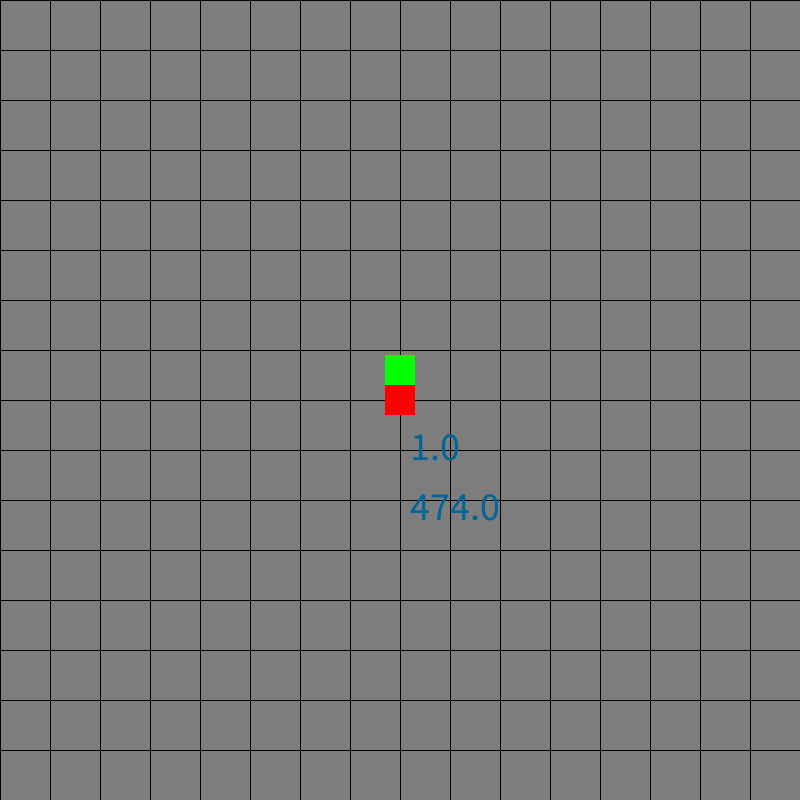
Frame 1 (no input)
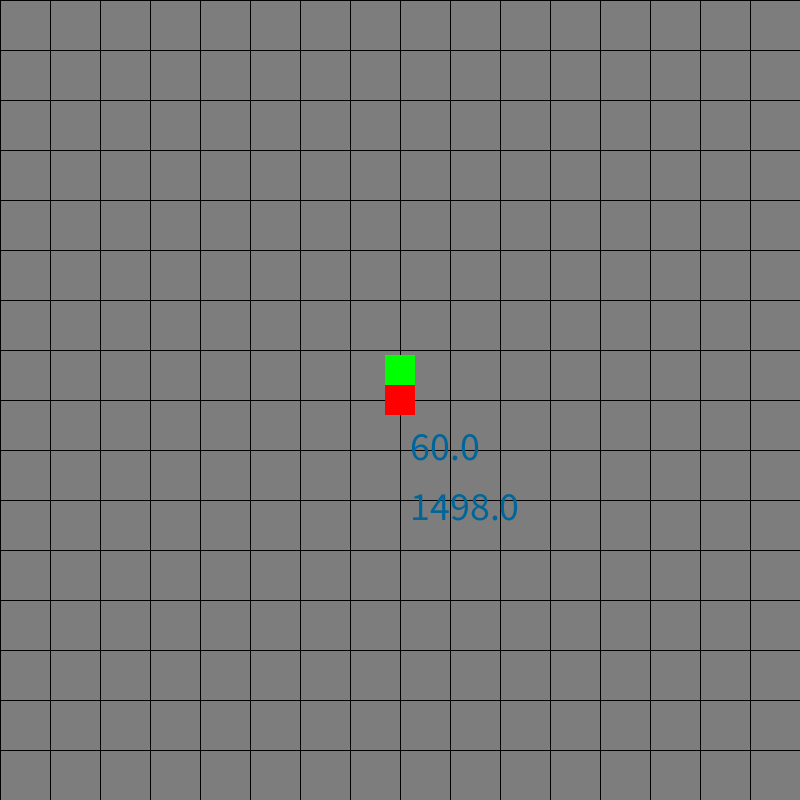
Frame 60 (the mouse pressed at the canvas centre just before this capture)
Frame 120 (the mouse held since frame 60 and released just before this capture): identical to frame 60, image omitted

The Processing sketch that drew these frames (run headless with seeded random() and noise(); from frame 60 on, the mouse is pressed at the canvas centre):

// Processing sketch: timed_animation_testing
// ── timed_animation_testing.pde
Circle circle;

void setup(){
  size(800,800);
  smooth(4);
  frameRate(60.0);
  circle = new Circle();
}

boolean countTime = true;

void draw(){
 background(125);
 textSize(40);
 
 drawGrid();
 
 translate(width/2,height/2);
 circle.timer();
 circle.update();
 circle.display();

}

void drawGrid(){
  stroke(0);
  for (int i = 0; i < width; i+=50){
  line(i,0,i,height);
  }
  for (int i = 0; i < height; i+=50){
  line(0,i,height,i);
  }
  ellipse(width/2,height/2,12,12);
}



class Circle{
 PVector startPos;
 PVector endPos;
 PVector stepVec; // Path vector calculated from startPos and endPos
 PVector pos; // Current pos
 
 
 float distance;
 float pctComplete=1.0; // tracks animation progress
 
 float framesDuration;
 float step_Frames;
 
 //Timer stuff
  String sFrame, sTime;
  float startTime, startFrame;
  float durationFrame, durationTime;
  float endFrame;
  
  float theta = 0;
  
  float xMod, yMod;
  
  int CURVE_TYPE = 0;

 
 Circle(){
   pos = new PVector(0.0,0.0);
   startPos = new PVector(0,0);
   endPos = new PVector(0,0);
   stepVec = new PVector(0,0);
   
   endFrame = 60;
   framesDuration = 60.0; //complete actions in 60 frames;
   step_Frames = 1/framesDuration;
 }
 
 void update(){
   pctComplete += step_Frames;
   
   if (pctComplete<1.0){
     //pos.add(stepVec); //Method 1
     
     if (CURVE_TYPE == 0){
       xMod = pctComplete;
       yMod = pctComplete;
     } else if (CURVE_TYPE == 1){
       xMod = pow(pctComplete,4);
       yMod = pow(pctComplete,4);
     } else if (CURVE_TYPE == 2){
       xMod = pctComplete;
       yMod = pow(pctComplete,4);
     } else if (CURVE_TYPE == 3){
       xMod = pow(pctComplete,4);
       yMod = pctComplete;
     }
      
     
     pos.set(startPos.x+xMod*(endPos.x-startPos.x),startPos.y+yMod*(endPos.y-startPos.y));
     
   }
 }
 
 void getPosition(){
   println(pos); 
 }
 
 void moveTo(float x, float y){
   //Restart animation timers
    startTime = millis();
    startFrame = frameCount;
    durationFrame=0;
    durationTime=0;
    
    // Restart animation progress tracker
    pctComplete =0;
    
   //Set End and Start
   endPos.set(x,y); 
   startPos.set(pos.x,pos.y);
   
   //Make Copy of EndPos Vec
   PVector _tempVec = new PVector();
   _tempVec = endPos.copy();
   
   //Generates the Vector to increment by in updates, based on the frames steps
   
   stepVec.set( _tempVec.sub(startPos).div(framesDuration)); 
 }
 
  void moveTo(float x, float y, float frames){
   endFrame = frames;
   framesDuration = frames; //complete actions in 60 frames;
   step_Frames = 1/framesDuration;    
    
   //Restart animation timers
    startTime = millis();
    startFrame = frameCount;
    durationFrame=0;
    durationTime=0;
    
    // Restart animation progress tracker
    pctComplete =0;
    
   //Set End and Start
   endPos.set(x,y); 
   startPos.set(pos.x,pos.y);
   
   //Make Copy of EndPos Vec
   PVector _tempVec = new PVector();
   _tempVec = endPos.copy();
   
   //Generates the Vector to increment by in updates, based on the frames steps
   
   stepVec.set( _tempVec.sub(startPos).div(framesDuration)); 
   }
   
 //void moveTo(float x, float y, float frames, mode){
   
 void rotateTo(float theta){
 
 }
   
 void moveLeft(float x, float frames){
     moveTo(pos.x-x,pos.y,frames);
 }
 
  void moveRight(float x, float frames){
     moveTo(pos.x+x,pos.y,frames);
 }
 
 
 void display(){
   noStroke();
   pushMatrix();
   scale(1,-1);//Realign coordinate system
   translate(pos.x,pos.y);
   fill(255,0,0);
   rectMode(CENTER);
   rect(0,0,30,30);
   fill(0,255,0);
   rect(0,30,30,30);
   //ellipse(0,0,30,30);
   popMatrix();
 }

  void timer(){
     if (countTime){ 
       if (durationFrame<endFrame){
         //update
         durationFrame = frameCount-startFrame;
         sFrame = str(durationFrame);
         
         durationTime = millis()-startTime;
         sTime = str(durationTime);
       }
   }
    
   fill(0, 102, 153);
   text(sFrame, 10, 60);
   
    fill(0, 102, 153);
   text(sTime, 10, 120);
  }

}

float secondsToFrames(float sec){
  println(frameRate);
  return sec*60.0;
}

float BPM = 120;
float beatsToFrames(float beats){
  return beats/BPM*60*60.0;
}

void keyPressed(){
  //Input Modulation
  if (keyCode == UP){
    println(secondsToFrames(1));
    circle.moveTo(-300,300,beatsToFrames(2));
  } else if (keyCode == DOWN){
    circle.moveTo(0,0,beatsToFrames(2));
  } else if (keyCode == LEFT){
    circle.moveTo(-300,300,beatsToFrames(2));
  } else if (keyCode == RIGHT){
    circle.moveTo(300,300,beatsToFrames(2));
    
    
  }
}
